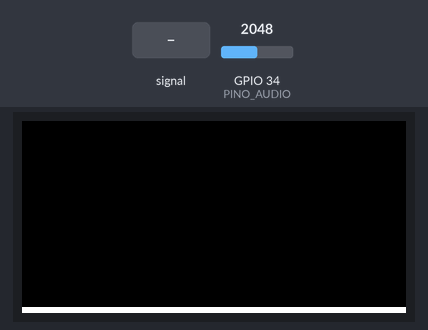
Bench run of a sketch on a simulated ESP32. Shown: 64×32 colour display. The inputs (shaded band) are chosen by the test bench; at power-on: GPIO 34 (PINO_AUDIO) = 2048.

Above: at 1.2 s.
1.3 s: GPIO 34 (PINO_AUDIO) fed a 200 Hz sine of ±327 counts around its level
At 2.9 s:
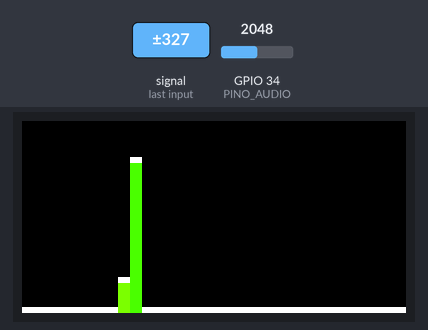
3.1 s: GPIO 34 (PINO_AUDIO) set to 2866
At 3.29 s:
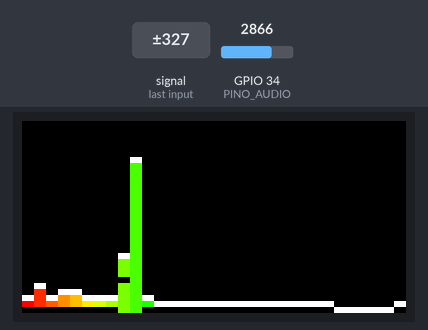
4.6 s: GPIO 34 (PINO_AUDIO) fed a 1000 Hz sine of ±1023 counts around its level
At 4.8 s:
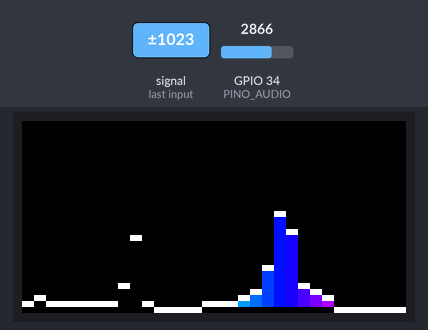
6.2 s: GPIO 34 (PINO_AUDIO) set to 3603
At 6.49 s:
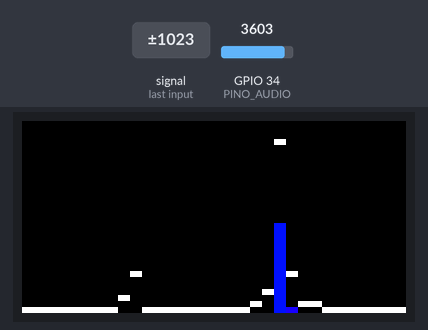
Timing chart, 0 to 8.9 s (numbered marks = the images above; inputs shaded):
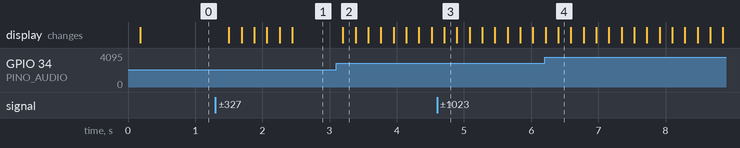

The sketch:

ESP32_AudioVisualizerFFT.ino
```cpp
#include <Arduino.h>
#include <ESP32-HUB75-MatrixPanel-I2S-DMA.h> // Baixe do repositório: https://github.com/mrcodetastic/ESP32-HUB75-MatrixPanel-DMA
#include <arduinoFFT.h> // Baixe do repositório: https://github.com/kosme/arduinoFFT

// ======== CONFIGURAÇÕES PRINCIPAIS ========
// Tamanho da matriz de LEDs
#define LARGURA_MATRIZ 64
#define ALTURA_MATRIZ  32
#define NUM_BANDAS     32
#define AMOSTRAS       1024
#define FREQ_AMOSTRAGEM 40000
#define PINO_AUDIO      34

#define ESCALA        5000 // Funciona como um paramentro de sensibilidade, ajuste conforme testes

// HUB75 PINOUT
#define A    15
#define B    16
#define C    17
#define D    18
#define CLK  19
#define LAT  32
#define OE   33
#define R1   21
#define G1   22
#define B1   23
#define R2   27
#define G2   25
#define B2   26
#define PANEL_CHAIN 1

// ======== VARIÁVEIS GLOBAIS ========
double vReal[AMOSTRAS];
double vImag[AMOSTRAS];
int energiaBanda[NUM_BANDAS];
float topoSuave[NUM_BANDAS];
int alturaAnterior[NUM_BANDAS];

unsigned int tempo_entre_amostras;
MatrixPanel_I2S_DMA *matrix = nullptr;
ArduinoFFT<double> FFT = ArduinoFFT<double>(vReal, vImag, AMOSTRAS, FREQ_AMOSTRAGEM);

// ======== UTILITÁRIOS DE COR ========
uint16_t corBanda(int banda, int altura) {
  uint16_t h = banda * (65535 / NUM_BANDAS);
  uint8_t s = 255;
  uint8_t v = 255;
  // Conversão HSV para RGB565
  float hf = h / 65535.0 * 6.0;
  int i = int(hf);
  float f = hf - i;
  float p = v * (1.0 - s / 255.0);
  float q = v * (1.0 - f * s / 255.0);
  float t = v * (1.0 - (1.0 - f) * s / 255.0);
  float r, g, b;
  switch (i % 6) {
    case 0: r = v; g = t; b = p; break;
    case 1: r = q; g = v; b = p; break;
    case 2: r = p; g = v; b = t; break;
    case 3: r = p; g = q; b = v; break;
    case 4: r = t; g = p; b = v; break;
    case 5: r = v; g = p; b = q; break;
  }
  return matrix->color565((uint8_t)r, (uint8_t)g, (uint8_t)b);
}

// ======== DESENHO ========
void desenhaBarra(int banda, int altura, uint16_t cor) {
  int larguraBarra = LARGURA_MATRIZ / NUM_BANDAS;
  int xInicio = larguraBarra * banda;

  // Apaga toda a coluna da banda antes de desenhar
  for (int x = xInicio; x < xInicio + larguraBarra; x++) {
    for (int y = 0; y < ALTURA_MATRIZ; y++) {
      matrix->drawPixel(x, y, 0);
    }
  }

  for (int x = xInicio; x < xInicio + larguraBarra; x++) {
    for (int y = ALTURA_MATRIZ - 1; y > ALTURA_MATRIZ - 1 - altura; y--) {
      if (x >= 0 && x < LARGURA_MATRIZ && y >= 0 && y < ALTURA_MATRIZ) {
        matrix->drawPixel(x, y, cor);
      }
    }
  }
}

void desenhaPico(int banda, int altura, uint16_t corPico) {
  static int picoAnterior[NUM_BANDAS] = {0};
  int larguraBarra = LARGURA_MATRIZ / NUM_BANDAS;
  int xInicio = larguraBarra * banda;


  int yPicoAnt = ALTURA_MATRIZ - 1 - picoAnterior[banda];
  if (yPicoAnt >= 0 && yPicoAnt < ALTURA_MATRIZ) {
    for (int x = xInicio; x < xInicio + larguraBarra; x++) {
      matrix->drawPixel(x, yPicoAnt, 0);
    }
  }


  int yPico = ALTURA_MATRIZ - 1 - altura;
  if (yPico >= 0 && yPico < ALTURA_MATRIZ) {
    for (int x = xInicio; x < xInicio + larguraBarra; x++) {
      matrix->drawPixel(x, yPico, corPico);
    }
  }

  picoAnterior[banda] = altura;
}

// ======== SETUP ========
void setup() {
  HUB75_I2S_CFG mxconfig(
    LARGURA_MATRIZ,
    ALTURA_MATRIZ,
    PANEL_CHAIN
  );
  mxconfig.gpio.a   = A;
  mxconfig.gpio.b   = B;
  mxconfig.gpio.c   = C;
  mxconfig.gpio.d   = D;
  mxconfig.gpio.clk = CLK;
  mxconfig.gpio.lat = LAT;
  mxconfig.gpio.oe  = OE;
  mxconfig.gpio.r1  = R1;
  mxconfig.gpio.g1  = G1;
  mxconfig.gpio.b1  = B1;
  mxconfig.gpio.r2  = R2;
  mxconfig.gpio.g2  = G2;
  mxconfig.gpio.b2  = B2;

  matrix = new MatrixPanel_I2S_DMA(mxconfig);
  matrix->begin();
  matrix->setBrightness8(18);
  matrix->clearScreen();

  tempo_entre_amostras = round(1000000 * (1.0 / FREQ_AMOSTRAGEM));
  memset(topoSuave, 0, sizeof(topoSuave));
  memset(alturaAnterior, 0, sizeof(alturaAnterior));
}

// ======== LOOP PRINCIPAL ========
void loop() {
  memset(energiaBanda, 0, sizeof(energiaBanda));

  // Coleta de áudio
  for (int i = 0; i < AMOSTRAS; i++) {
    vReal[i] = analogRead(PINO_AUDIO);
    vImag[i] = 0;
    delayMicroseconds(tempo_entre_amostras);
  }

  // FFT
  FFT.dcRemoval();
  FFT.windowing(FFT_WIN_TYP_HAMMING, FFT_FORWARD);
  FFT.compute(FFT_FORWARD);
  FFT.complexToMagnitude();


  int binIni = 9;
  int binFim = AMOSTRAS / 2;
  float logMin = log10(binIni);
  float logMax = log10(binFim);
  int limites[NUM_BANDAS + 1];
  for (int b = 0; b <= NUM_BANDAS; b++) {
    float frac = (float)b / NUM_BANDAS;
    int bin = round(pow(10, logMin + frac * (logMax - logMin)));
    if (bin < binIni) bin = binIni;
    if (bin > binFim) bin = binFim;
    limites[b] = bin;
  }

  for (int banda = 0; banda < NUM_BANDAS; banda++) {
    for (int i = limites[banda]; i < limites[banda + 1]; i++) { // Opcional, aumenta  os graves e atenua os agudos
      energiaBanda[banda] += (int)vReal[i];
    }
    if (banda < 6) energiaBanda[banda] *= 2;
    if (banda >= NUM_BANDAS - 6) energiaBanda[banda] /= 2;
  }


  for (int banda = 0; banda < NUM_BANDAS; banda++) {
    int altura = energiaBanda[banda] / ESCALA;
    if (altura > ALTURA_MATRIZ) altura = ALTURA_MATRIZ;
    altura = (alturaAnterior[banda] + altura) / 2;


    topoSuave[banda] = max(topoSuave[banda] * 0.92f, (float)altura);

    desenhaBarra(banda, altura, corBanda(banda, altura));
    desenhaPico(banda, (int)topoSuave[banda], matrix->color565(255, 255, 255));


    alturaAnterior[banda] = altura;
  }

  delay(5);
}
```

Measured:
- after the input at 1.3 s, the display: first changes after 0.20 s (image 1 shows a later state)
- after the input at 3.1 s, the display: changes after 0.10 s (image 2)
